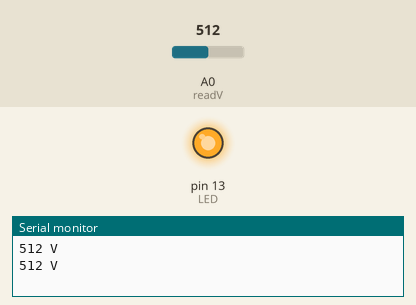
The sketch below on a simulated Arduino Uno, built with avr-gcc and run on an emulated ATmega328P. On the bench: output pins drawn as LEDs (lit = HIGH), the last lines printed to the serial monitor. The inputs (shaded band) are chosen by the test bench; at power-on: A0 (readV) = 512.

Above: at 1.8 s.
1.9 s: A0 (readV) set to 905
3.4 s: A0 (readV) set to 928
At 4.4 s:
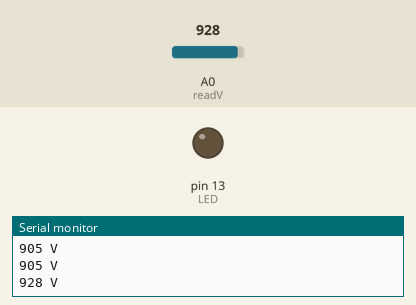
5.5 s: A0 (readV) set to 736
7.2 s: A0 (readV) set to 711
At 8.7 s:
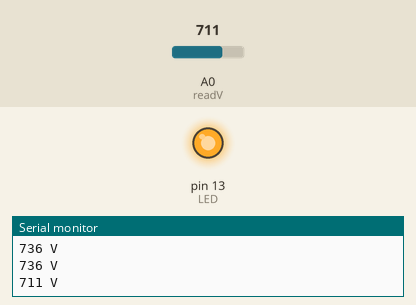
9.5 s: A0 (readV) set to 1023
At 10.3 s:
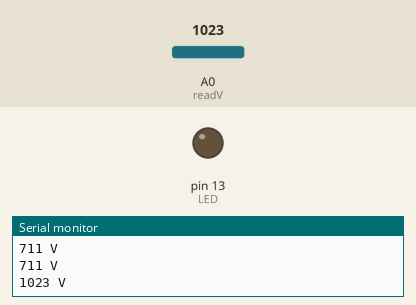
Timing chart, 0 to 12.5 s (numbered marks = the images above; inputs shaded):
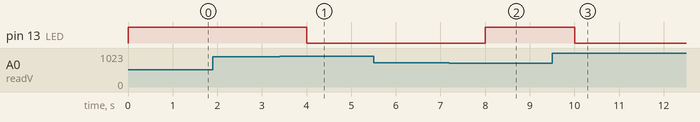

The sketch:

ej4.ino
```cpp
const int readV = A0;
const int base = 818;
const int LED = 13;
const int u = 100;

void setup() {
  // put your setup code here, to run once:
  pinMode(LED, OUTPUT);
  Serial.begin(9600);
}

void loop() {
  // put your main code here, to run repeatedly:
  int value = analogRead(readV);
  if(value < base-u)
    digitalWrite(LED, HIGH);
  else if(value > base+u)
    digitalWrite(LED, LOW);

  Serial.print(value);
  Serial.println(" V");
  delay(1000);
}
```

Measured:
- the behaviour switches between 918 and 919 on A0 (readV) (found by bisection; images 0 and 1)
- the behaviour switches between 718 and 717 on A0 (readV) (found by bisection; images 1 and 2)
- after the input at 3.4 s, pin 13 (LED): HIGH → LOW after 0.60 s
- after the input at 7.2 s, pin 13 (LED): LOW → HIGH after 0.80 s
- after the input at 9.5 s, pin 13 (LED): HIGH → LOW after 0.50 s
